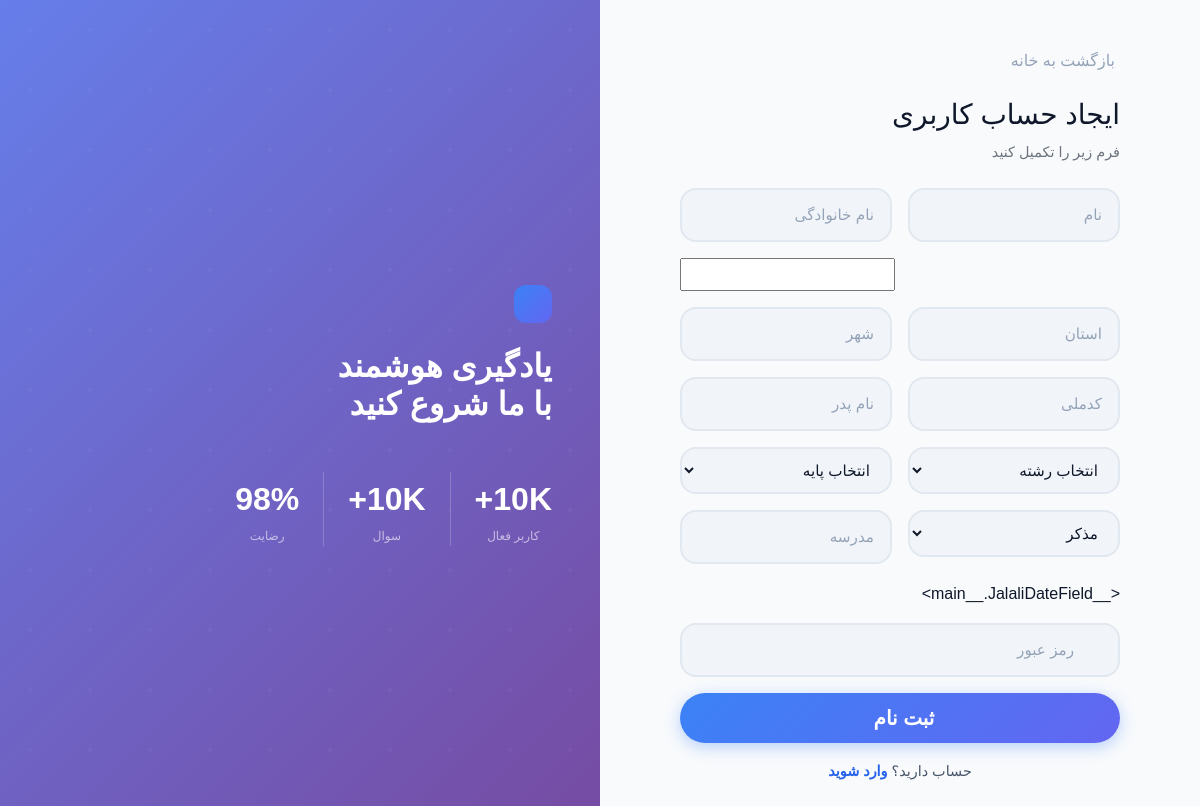
The app's page /user/register/ with its own data.
### sitesetting/models.py (models this page shows, shortened)
class Site(models.Model):
    addr = models.CharField(max_length=255, verbose_name='ادرس')
    email = models.EmailField(verbose_name='ایمیل')
    name = models.CharField(max_length=255, verbose_name='نام')
    tag = models.CharField(max_length=255, verbose_name='تگ')
    work_hour = models.CharField(max_length=255, verbose_name='ساعات کاری')
    short_description = models.CharField(max_length=255, verbose_name='توضیحات کوتاه')
    copyright = models.CharField(max_length=255, verbose_name='متن کپی رایت', default='© 1405 سورنا . تمام حقوق محفوظ است.')
    instagram_link = models.CharField(max_length=500, verbose_name='لینک حساب اینستاگرام', null=True, blank=True)
    telegram_link = models.CharField(max_length=500, verbose_name='لینک حساب تلگرام', null=True, blank=True)
    eitaa_link = models.CharField(max_length=500, verbose_name='لینک حساب ایتا', null=True, blank=True)
    active_user = models.CharField(max_length=255, verbose_name='کاربر فعال')
    number_questions = models.CharField(max_length=255, verbose_name='تعداد سوالات')
    taken_exams = models.CharField(max_length=255, verbose_name='ازمون های برگذاری شده')
    user_happies = models.CharField(max_length=255, verbose_name='رضایت کاربران')
    force_to_login_with_otp = models.BooleanField(default=True, verbose_name='اجبار برای ورود با رمز یک بار مصرف')
    is_active = models.BooleanField(default=True, verbose_name='وضعیت')
    logo = ThumbnailerImageField(verbose_name='لوگو', upload_to=photo_path_upload_to)
    phone_number = PhoneNumberField(verbose_name='شماره')
    description = CKEditor5Field(verbose_name="توضیحات ")
    class Meta:
        verbose_name = 'تنظیمات'
        verbose_name_plural = 'تنظیمات'

### user/views.py (the view, shortened to what this page needs)
# urls.py: path('register/', views.Register.as_view() , name='register'),
class Register(View):
    template_name =  'main/auth/register.html'
    def get(self, request, *args, **kwargs):
        context = {
            'form': CreateUserForm(request.POST or None),
            'site':Site.objects.first(),
            'next_url' : request.GET.get('next')
        }
        return render(request, self.template_name, context)

### user/models.py (called while the page is built)
    def __str__(self):
        return self.name

    def __str__(self):
        return self.name

### template/main/auth/register.html (shortened to what this page needs)
{% extends "main/base/base.html" %}
{% block content %}
<div class="page-section active " id="page-register">
  <div class="auth-split">
    <div class="auth-left d-none d-lg-flex" style="order:2;">
      <div style="position:relative;z-index:1;">
        <div class="navbar-brand-logo mb-4"></div>
        <h2 style="color:white;font-weight:900;font-size:2rem;">یادگیری هوشمند<br>با ما شروع کنید</h2>
        <div class="d-flex gap-4 mt-5">
          <div style="text-align:center;">
            <div style="font-size:2rem;font-weight:900;color:white;">{{site.active_user}}</div>
            <div style="color:rgba(255,255,255,0.6);font-size:0.75rem;">کاربر فعال</div>
          </div>
          <div style="text-align:center;">
            <div style="font-size:2rem;font-weight:900;color:white;">{{site.number_questions}}</div>
            <div style="color:rgba(255,255,255,0.6);font-size:0.75rem;">سوال</div>
          </div>
          <div style="text-align:center;">
            <div style="font-size:2rem;font-weight:900;color:white;">{{site.user_happies}}</div>
            <div style="color:rgba(255,255,255,0.6);font-size:0.75rem;">رضایت</div>
          </div>
        </div>
      </div>
    </div>
    <div class="auth-right" style="order:1;">
      <div class="auth-card">
        <a class="btn p-0 mb-4" style="color:var(--text-muted);font-family:inherit;" href="{% url 'site:main' %}">
           بازگشت به خانه
        </a>
        <h3 class="fw-800 mb-2">ایجاد حساب کاربری</h3>
        <p class="text-secondary mb-4" style="font-size:0.9rem;">فرم زیر را تکمیل کنید</p>
        <form action='' method='post'>
          <div class="row g-3 mb-3">
            <div class="col-12 col-lg-6">
              {{ form.first_name }}
            </div>
            <div class="col-12 col-lg-6">
              {{ form.last_name }}
            </div>
          </div>
          <div class="mb-3">
            <div dir='ltr' class="input-group-custom">
              {{ form.PhoneNumber }}
            </div>
          </div>
          <div class="row g-3 mb-3">
            <div class="col-12 col-lg-6">
              {{ form.province }}
            </div>
            <div class="col-12 col-lg-6">
              {{ form.city }}
            </div>
          </div>
          <div class="row g-3 mb-3">
            <div class="col-12 col-lg-6">
              {{ form.national_id }}
            </div>
            <div class="col-12 col-lg-6">
              {{ form.father_name }}
            </div>
          </div>
          <div class="row g-3 mb-3">
            <div class="col-6">
              {{ form.major }}
            </div>
            <div class="col-6">
              {{ form.grade }}
            </div>
          </div>
          <div class="row g-3 mb-3">
            <div class="col-12 col-lg-6">
              {{ form.gender }}
            </div>
            <div class="col-12 col-lg-6">
              {{ form.school }}
            </div>
          </div>
          <div class="mb-3">
            <div class="input-group-custom">
               {{ form.birth }}
            </div>
          </div>
          <div class="mb-3">
            <div class="input-group-custom">
               {{ form.password }}
            </div>
          </div>
          <button class="btn-primary-gradient btn w-100 btn-lg mb-3" type="submit">
            ثبت نام
          </button>
          <div class="text-center" style="font-size:0.9rem;color:var(--text-secondary);">
            حساب دارید؟ <a href="{% url 'user:login' %}{% if next_url %}?next={{next_url}}{% endif %}" style="color:var(--primary-600);font-weight:700;text-decoration:none;" onclick="showPage('login')">وارد شوید</a>
          </div>
        </form>
      </div>
    </div>
  </div>
</div>
{% endblock content %}

### static/css/main/main.css (style rules this page uses)
:root { --primary-50: #eff6ff; --primary-100: #dbeafe; --primary-200: #bfdbfe; --primary-300: #93c5fd; --primary-400: #60a5fa; --primary-500: #3b82f6; --primary-600: #2563eb; --primary-700: #1d4ed8; --primary-800: #1e40af; --primary-900: #1e3a8a; --secondary-500: #8b5cf6; --secondary-600: #7c3aed; --accent-400: #34d399; --accent-500: #10b981; --warm-400: #fbbf24; --warm-500: #f59e0b; --danger-500: #ef4444; --danger-600: #dc2626; --bg-primary: #f8fafc; --bg-secondary: #f1f5f9; --bg-card: #ffffff; --bg-card-hover: #f8fafc; --bg-sidebar: #ffffff; --bg-navbar: rgba(255,255,255,0.85); --bg-glass: rgba(255,255,255,0.7); --bg-glass-dark: rgba(255,255,255,0.15); --text-primary: #0f172a; --text-secondary: #475569; --text-muted: #94a3b8; --text-inverse: #ffffff; --border-color: #e2e8f0; --border-light: #f1f5f9; --shadow-sm: 0 1px 3px rgba(0,0,0,0.06), 0 1px 2px rgba(0,0,0,0.04); --shadow-md: 0 4px 6px rgba(0,0,0,0.05), 0 2px 4px rgba(0,0,0,0.04); --shadow-lg: 0 10px 25px rgba(0,0,0,0.07), 0 4px 10px rgba(0,0,0,0.04); --shadow-xl: 0 20px 40px rgba(0,0,0,0.08), 0 8px 16px rgba(0,0,0,0.04); --shadow-glow: 0 0 30px rgba(59,130,246,0.15); --shadow-glow-purple: 0 0 30px rgba(139,92,246,0.2); --gradient-primary: linear-gradient(135deg, #667eea 0%, #764ba2 100%); --gradient-blue: linear-gradient(135deg, #3b82f6 0%, #6366f1 100%); --gradient-green: linear-gradient(135deg, #10b981 0%, #059669 100%); --gradient-warm: linear-gradient(135deg, #f59e0b 0%, #ef4444 100%); --gradient-purple: linear-gradient(135deg, #8b5cf6 0%, #6366f1 100%); --gradient-hero: linear-gradient(135deg, #667eea 0%, #764ba2 50%, #f093fb 100%); --radius-sm: 8px; --radius-md: 12px; --radius-lg: 16px; --radius-xl: 20px; --radius-2xl: 24px; --radius-full: 9999px; --transition: all 0.3s cubic-bezier(0.4, 0, 0.2, 1); --transition-fast: all 0.15s cubic-bezier(0.4, 0, 0.2, 1); --transition-slow: all 0.5s cubic-bezier(0.4, 0, 0.2, 1); }
*, *::before, *::after { box-sizing: border-box; }
html { scroll-behavior: smooth; }
body { font-family: 'Vazirmatn', 'Tahoma', sans-serif; background-color: var(--bg-primary); color: var(--text-primary); line-height: 1.7; transition: background-color 0.4s ease, color 0.4s ease; overflow-x: hidden; }
a { text-decoration-line: none; color: var(--text-primary); background: none; }
.page-section { display: none; min-height: 100vh; animation: fadeInUp 0.4s ease; }
.page-section.active { display: block; }
.navbar-brand-logo { width: 38px; height: 38px; background: var(--gradient-blue); border-radius: var(--radius-md); display: flex; align-items: center; justify-content: center; color: white; font-size: 1.1rem; }
.btn-primary-gradient { background: var(--gradient-blue); border: none; color: white; font-weight: 600; padding: 10px 24px; border-radius: var(--radius-full); transition: var(--transition); box-shadow: 0 4px 15px rgba(59,130,246,0.35); font-family: inherit; }
.form-control-custom { background: var(--bg-secondary); border: 2px solid var(--border-color); border-radius: var(--radius-lg); color: var(--text-primary); padding: 12px 16px; font-family: inherit; font-size: 0.95rem; transition: var(--transition); width: 100%; }
.form-control-custom::placeholder { color: var(--text-muted); }
.input-group-custom { position: relative; width: 100%; }
.input-group-custom .form-control-custom { padding-right: 44px; }
.auth-split { min-height: 100vh; display: grid; grid-template-columns: 1fr 1fr; }
.auth-left { background: var(--gradient-primary); padding: 48px; display: flex; flex-direction: column; justify-content: center; position: relative; overflow: hidden; }
.auth-left::before { content: ''; position: absolute; inset: 0; }
.auth-right { background: var(--bg-primary); padding: 48px; display: flex; flex-direction: column; justify-content: center; }
.auth-card { max-width: 440px; width: 100%; margin: 0 auto; }

### records on screen
Site: active_user "10K+", number_questions "10K+", user_happies "98%"
